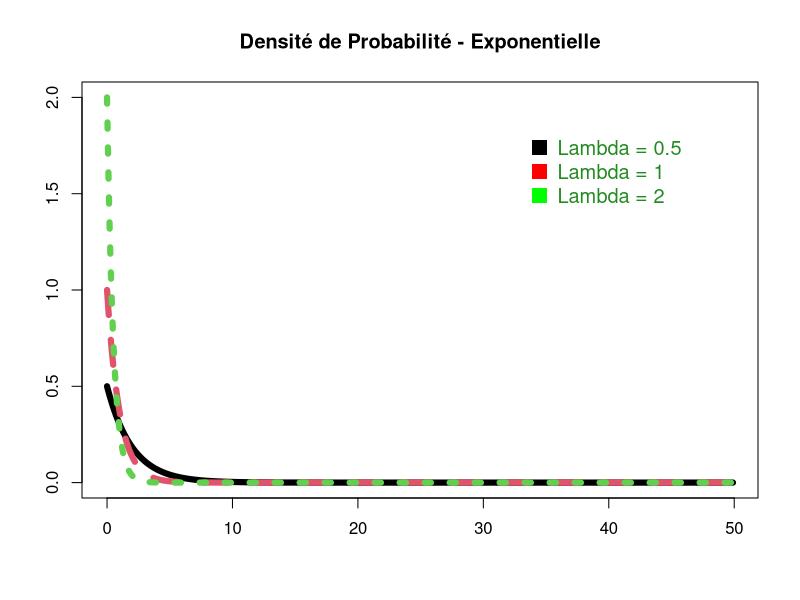

Here is the R script that generated this plot:
#mat = matrix(0,1990,3)
#vec = seq(0,198.9,by=0.1)
#for (i in 1:1990) {
#  mat[i,1] = dweibull(vec[i],3,100)
#  mat[i,2] = dweibull(vec[i],3,50)
#  mat[i,3] = dweibull(vec[i],2,100)
#}
#pdf("Densite_Weibull.pdf", height=10,width=10)
#matplot(vec,mat,main="Densité de Probabilité - Weibull",xlab="",ylab="",type="l",lwd=6)
#legend("topright", legend = c("Eta = 100 Beta = 3", "Eta =   50 Beta = 3","Eta = 100 Beta = 2"), col = c("black", "red", "green"), pch = 15, bty = "n", pt.cex = 2, cex = 1.5, text.col = "forestgreen", inset = c(0.1, 0.1))
#dev.off()

mat = matrix(0,500,3)
vec = seq(0,49.9,by=0.1)
for (i in 1:500) {
  mat[i,1] = dexp(vec[i],0.5)
  mat[i,2] = dexp(vec[i],1)
  mat[i,3] = dexp(vec[i],2)
}
pdf("Densite_Exp.pdf", height=10,width=10)
matplot(vec,mat,main="Densité de Probabilité - Exponentielle",xlab="",ylab="",type="l",lwd=6)
legend("topright", legend = c("Lambda = 0.5", "Lambda = 1","Lambda = 2"), col = c("black", "red", "green"), pch = 15, bty = "n", pt.cex = 2, cex = 1.2, text.col = "forestgreen", inset = c(0.1, 0.1))
dev.off()